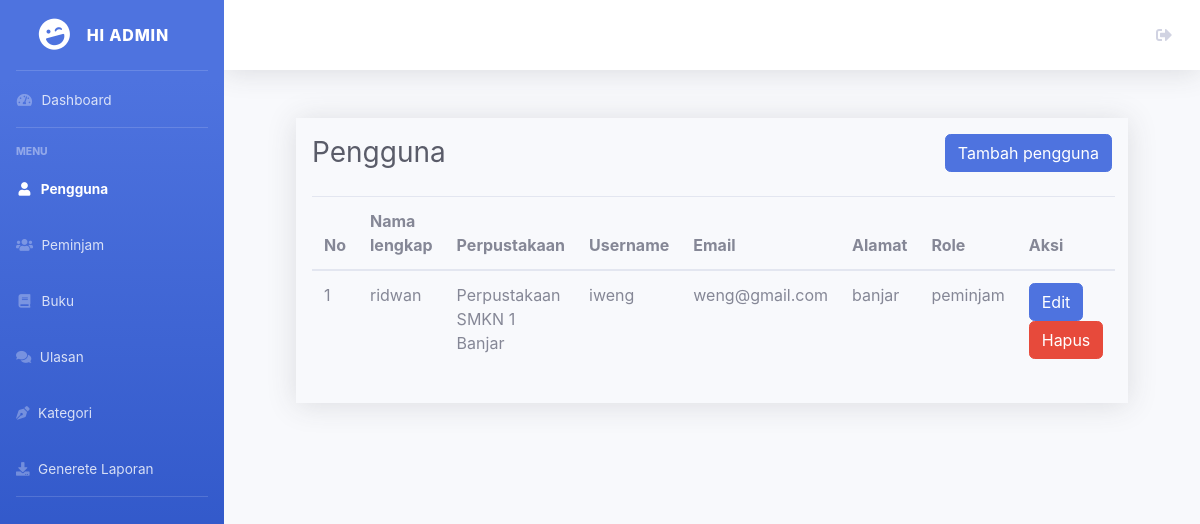
/admin/pengguna.php, run on an earlier commit of the app's database.
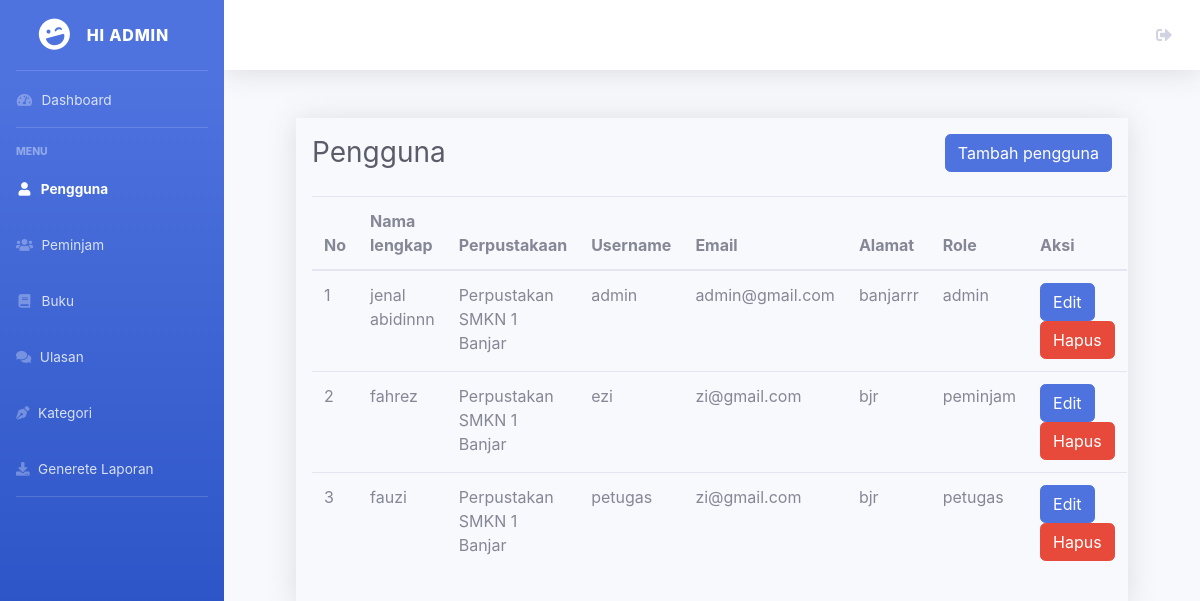
And on a later commit of the database.
### tables this page shows
CREATE TABLE `user` (
  `user_id` int(11) NOT NULL,
  `perpus_id` int(11) NOT NULL,
  `username` varchar(225) NOT NULL,
  `password` varchar(225) NOT NULL,
  `email` varchar(225) NOT NULL,
  `nama_lengkap` varchar(225) NOT NULL,
  `alamat` text NOT NULL,
  `role` enum('admin','petugas','peminjam','') NOT NULL
);

CREATE TABLE `perpus` (
  `perpus_id` int(11) NOT NULL,
  `nama_perpus` varchar(225) NOT NULL,
  `alamat` varchar(225) NOT NULL,
  `tlp_hp` int(11) NOT NULL
);

### admin/pengguna.php (the view, shortened to what this page needs)
<?php
include '../koneksi.php';
$sql = "SELECT user.*, perpus.nama_perpus FROM user INNER JOIN  perpus ON user.perpus_id=perpus.perpus_id";
$result = mysqli_query($koneksi, $sql);
?>
<!DOCTYPE html>
<html lang="en">
<head>
    <link href="../dashboard/vendor/fontawesome-free/css/all.min.css" rel="stylesheet" type="text/css">
    <link href="../dashboard/css/sb-admin-2.min.css" rel="stylesheet">
</head>
<body id="page-top">
    <div id="wrapper">
<ul class="navbar-nav bg-gradient-primary sidebar sidebar-dark accordion" id="accordionSidebar">
<a class="sidebar-brand d-flex align-items-center justify-content-center" href="index.php">
    <div class="sidebar-brand-icon rotate-n-15">
        <i class="fas fa-laugh-wink"></i>
    </div>
    <div class="sidebar-brand-text mx-3">Hi admin</div>
</a>
<hr class="sidebar-divider my-0">
<li class="nav-item">
    <a class="nav-link" href="index.php">
        <i class="fas fa-fw fa-tachometer-alt"></i>
        <span>Dashboard</span></a>
</li>
<hr class="sidebar-divider">
<div class="sidebar-heading">
    Menu
</div>
<li class="nav-item active">
    <a class="nav-link" href="pengguna.php">
        <i class="fas fa-fw fa-user"></i>
        <span>Pengguna</span></a>
</li>
<li class="nav-item">
    <a class="nav-link" href="peminjam.php">
        <i class="fas fa-fw fa-users"></i>
        <span>Peminjam</span></a>
</li>
<li class="nav-item">
    <a class="nav-link" href="buku.php">
        <i class="fas fa-fw fa-book"></i>
        <span>Buku</span></a>
</li>
<li class="nav-item">
    <a class="nav-link" href="ulasan.php">
    <i class="fas fa-comments"></i>
    <span>Ulasan</span></a>
</li>
<li class="nav-item">
    <a class="nav-link" href="kategori.php">
    <i class="fas fa-pen-nib"></i>
    <span>Kategori</span></a>
</li>
<li class="nav-item">
    <a class="nav-link" href="laporan.php">
    <i class="fas fa-download"></i>
    <span>Generete Laporan</span></a>
</li>
<hr class="sidebar-divider d-none d-md-block">
</ul>
        <div id="content-wrapper" class="d-flex flex-column">
            <div id="content">
                <nav class="navbar navbar-expand navbar-light bg-white topbar mb-4 static-top shadow">
                    <ul class="navbar-nav ml-auto">
                        <li class="nav-item">
                            <a href="../login.php" class="nav-link" role="button">
                            <i class="fas fa-sign-out-alt"></i>
                            </a>
                        </li>
                    </ul>
                </nav>
                <div class="container-fluid">
                <div class="content-wrape shadow shadow p-3 m-5 bg-body-tertiary">
                    <div class="d-sm-flex align-items-center justify-content-between mb-4">
                        <h1 class="h3 mb-0 text-gray-800">Pengguna</h1>
                        <a href="tambah/tambah.php" class="btn btn-primary">Tambah pengguna</a>
                    </div>
                    <div class="row">
                        <div class="row">
<section class="content">
      <div class="container-fluid">
       <table class="table" style="margin: top 30px;">
      <thead>
        <tr>
         <th>No</th>
          <th>Nama lengkap</th>
          <th>Perpustakaan</th>
          <th>Username</th>
          <th>Email</th>
          <th>Alamat</th>
          <th>Role</th>
          <th>Aksi</th>
        </tr>
      </thead>
      <tbody>
      <?php
$i = 0;
while ($row = mysqli_fetch_assoc($result)) :
    $i++;
?>
    <tr>
        <td><?php echo $i; ?></td>
        <td><?php echo $row["nama_lengkap"]; ?></td>
        <td><?php echo $row["nama_perpus"]; ?></td>
        <td><?php echo $row["username"]; ?></td>
        <td><?php echo $row["email"]; ?></td>
        <td><?php echo $row["alamat"]; ?></td>
        <td><?php echo $row["role"]; ?></td>
        <td>
            <a class="btn btn-primary" href='edit/edit_pengguna.php?id=<?php echo $row['user_id']; ?>'>Edit</a>
            <a href="hapus/hapus.php ?id=<?= $row['user_id']?>" class="btn btn-danger" onclick="return confirm('apakah kamu yakin ingin menghapus')">Hapus</a>
        </td>
    </tr>
<?php endwhile; ?>
</tbody>
</table>
      </div>
</section>
</body>
</html>
</body>
</html>

What changed in the data, as far as the page shows it:
removed user: nama_lengkap "ridwan", perpus.nama_perpus "Perpustakaan SMKN 1 Banjar", username "iweng", email "weng@gmail.com", alamat "banjar", role "peminjam"
now on this page (row edited): user: nama_lengkap "jenal abidinnn", perpus.nama_perpus "Perpustakan SMKN 1 Banjar", username "admin", email "admin@gmail.com", alamat "banjarrr", role "admin"
added user: nama_lengkap "fahrez", perpus.nama_perpus "Perpustakan SMKN 1 Banjar", username "ezi", email "zi@gmail.com", alamat "bjr", role "peminjam"
added user: nama_lengkap "fauzi", perpus.nama_perpus "Perpustakan SMKN 1 Banjar", username "petugas", email "zi@gmail.com", alamat "bjr", role "petugas"
